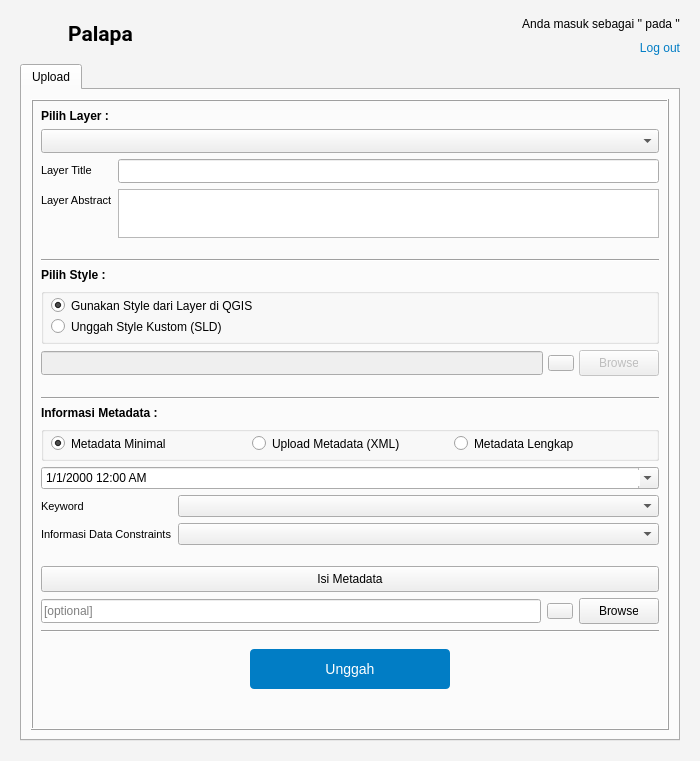
<?xml version="1.0" encoding="UTF-8"?>
<ui version="4.0">
 <class>StylePalapaDialogBase</class>
 <widget class="QDialog" name="StylePalapaDialogBase">
  <property name="enabled">
   <bool>true</bool>
  </property>
  <property name="geometry">
   <rect>
    <x>0</x>
    <y>0</y>
    <width>700</width>
    <height>761</height>
   </rect>
  </property>
  <property name="minimumSize">
   <size>
    <width>700</width>
    <height>660</height>
   </size>
  </property>
  <property name="windowTitle">
   <string>Palapa</string>
  </property>
  <property name="styleSheet">
   <string notr="true">#StylePalapaDialogBase {
 background: rgb(244, 244, 244);
}</string>
  </property>
  <layout class="QVBoxLayout" name="verticalLayout_3">
   <property name="leftMargin">
    <number>20</number>
   </property>
   <property name="topMargin">
    <number>10</number>
   </property>
   <property name="rightMargin">
    <number>20</number>
   </property>
   <property name="bottomMargin">
    <number>20</number>
   </property>
   <item>
    <widget class="QFrame" name="frame">
     <property name="maximumSize">
      <size>
       <width>16777215</width>
       <height>50</height>
      </size>
     </property>
     <property name="frameShape">
      <enum>QFrame::NoFrame</enum>
     </property>
     <property name="frameShadow">
      <enum>QFrame::Raised</enum>
     </property>
     <layout class="QHBoxLayout" name="horizontalLayout">
      <property name="leftMargin">
       <number>0</number>
      </property>
      <property name="topMargin">
       <number>0</number>
      </property>
      <property name="rightMargin">
       <number>0</number>
      </property>
      <property name="bottomMargin">
       <number>0</number>
      </property>
      <item>
       <widget class="QLabel" name="label_2">
        <property name="minimumSize">
         <size>
          <width>42</width>
          <height>48</height>
         </size>
        </property>
        <property name="maximumSize">
         <size>
          <width>42</width>
          <height>48</height>
         </size>
        </property>
        <property name="text">
         <string/>
        </property>
        <property name="pixmap">
         <pixmap>../img/420px-Badan_Informasi_Geospasial_logo.png</pixmap>
        </property>
        <property name="scaledContents">
         <bool>true</bool>
        </property>
        <property name="alignment">
         <set>Qt::AlignRight|Qt::AlignTrailing|Qt::AlignVCenter</set>
        </property>
       </widget>
      </item>
      <item>
       <widget class="QLabel" name="label">
        <property name="font">
         <font>
          <family>Roboto</family>
          <pointsize>16</pointsize>
          <weight>75</weight>
          <bold>true</bold>
         </font>
        </property>
        <property name="text">
         <string>Palapa</string>
        </property>
        <property name="alignment">
         <set>Qt::AlignCenter</set>
        </property>
        <property name="margin">
         <number>10</number>
        </property>
       </widget>
      </item>
      <item>
       <spacer name="horizontalSpacer">
        <property name="orientation">
         <enum>Qt::Horizontal</enum>
        </property>
        <property name="sizeHint" stdset="0">
         <size>
          <width>40</width>
          <height>20</height>
         </size>
        </property>
       </spacer>
      </item>
      <item>
       <layout class="QVBoxLayout" name="verticalLayout">
        <property name="spacing">
         <number>0</number>
        </property>
        <item>
         <widget class="QLabel" name="label_userdesc">
          <property name="text">
           <string>Anda masuk sebagai '' pada ''</string>
          </property>
          <property name="alignment">
           <set>Qt::AlignRight|Qt::AlignTrailing|Qt::AlignVCenter</set>
          </property>
         </widget>
        </item>
        <item>
         <layout class="QHBoxLayout" name="horizontalLayout_2">
          <item>
           <spacer name="horizontalSpacer_2">
            <property name="orientation">
             <enum>Qt::Horizontal</enum>
            </property>
            <property name="sizeHint" stdset="0">
             <size>
              <width>40</width>
              <height>20</height>
             </size>
            </property>
           </spacer>
          </item>
          <item>
           <widget class="QPushButton" name="pushButton_logout">
            <property name="cursor">
             <cursorShape>PointingHandCursor</cursorShape>
            </property>
            <property name="styleSheet">
             <string notr="true">QPushButton{
text-align:right;
width:50px;
background:transparent;
border:0px;
}
QPushButton:disabled {
color:#cccccc;

}
QPushButton:enabled {
color:rgb(1, 125, 197);
}

</string>
            </property>
            <property name="text">
             <string>Log out</string>
            </property>
           </widget>
          </item>
         </layout>
        </item>
       </layout>
      </item>
     </layout>
    </widget>
   </item>
   <item>
    <widget class="QTabWidget" name="_main_tab">
     <property name="enabled">
      <bool>true</bool>
     </property>
     <property name="currentIndex">
      <number>0</number>
     </property>
     <widget class="QWidget" name="upload_tab">
      <attribute name="title">
       <string>Upload</string>
      </attribute>
      <layout class="QVBoxLayout" name="verticalLayout_2">
       <item>
        <widget class="QFrame" name="frame_4">
         <property name="minimumSize">
          <size>
           <width>0</width>
           <height>320</height>
          </size>
         </property>
         <property name="styleSheet">
          <string notr="true">margin:0px</string>
         </property>
         <property name="frameShape">
          <enum>QFrame::Box</enum>
         </property>
         <property name="frameShadow">
          <enum>QFrame::Raised</enum>
         </property>
         <layout class="QVBoxLayout" name="verticalLayout_4">
          <item>
           <widget class="QLabel" name="label_layer">
            <property name="font">
             <font>
              <pointsize>9</pointsize>
              <weight>75</weight>
              <bold>true</bold>
             </font>
            </property>
            <property name="text">
             <string>Pilih Layer :</string>
            </property>
            <property name="margin">
             <number>0</number>
            </property>
           </widget>
          </item>
          <item>
           <widget class="QgsMapLayerComboBox" name="select_layer">
            <property name="sizePolicy">
             <sizepolicy hsizetype="Preferred" vsizetype="Fixed">
              <horstretch>0</horstretch>
              <verstretch>0</verstretch>
             </sizepolicy>
            </property>
            <property name="minimumSize">
             <size>
              <width>0</width>
              <height>24</height>
             </size>
            </property>
            <property name="styleSheet">
             <string notr="true">padding:5px</string>
            </property>
           </widget>
          </item>
          <item>
           <layout class="QFormLayout" name="formLayout_2">
            <property name="bottomMargin">
             <number>15</number>
            </property>
            <item row="0" column="0">
             <widget class="QLabel" name="label_layertitle">
              <property name="font">
               <font>
                <pointsize>8</pointsize>
               </font>
              </property>
              <property name="text">
               <string>Layer Title</string>
              </property>
              <property name="alignment">
               <set>Qt::AlignLeading|Qt::AlignLeft|Qt::AlignVCenter</set>
              </property>
              <property name="margin">
               <number>0</number>
              </property>
             </widget>
            </item>
            <item row="0" column="1">
             <widget class="QLineEdit" name="lineEdit_layertitle">
              <property name="enabled">
               <bool>true</bool>
              </property>
              <property name="minimumSize">
               <size>
                <width>0</width>
                <height>24</height>
               </size>
              </property>
              <property name="styleSheet">
               <string notr="true">padding-left:&quot;5px&quot;</string>
              </property>
              <property name="placeholderText">
               <string/>
              </property>
             </widget>
            </item>
            <item row="1" column="0">
             <widget class="QLabel" name="label_layerabstract">
              <property name="font">
               <font>
                <pointsize>8</pointsize>
               </font>
              </property>
              <property name="text">
               <string>Layer Abstract</string>
              </property>
              <property name="alignment">
               <set>Qt::AlignLeading|Qt::AlignLeft|Qt::AlignVCenter</set>
              </property>
              <property name="margin">
               <number>0</number>
              </property>
             </widget>
            </item>
            <item row="1" column="1">
             <widget class="QTextEdit" name="textEdit_layerabstract">
              <property name="styleSheet">
               <string notr="true">padding-left:&quot;5px&quot;</string>
              </property>
             </widget>
            </item>
           </layout>
          </item>
          <item>
           <widget class="Line" name="line">
            <property name="orientation">
             <enum>Qt::Horizontal</enum>
            </property>
           </widget>
          </item>
          <item>
           <widget class="QLabel" name="label_style">
            <property name="font">
             <font>
              <pointsize>9</pointsize>
              <weight>75</weight>
              <bold>true</bold>
             </font>
            </property>
            <property name="text">
             <string>Pilih Style :</string>
            </property>
           </widget>
          </item>
          <item>
           <widget class="QGroupBox" name="groupBox_style">
            <property name="styleSheet">
             <string notr="true">groupBox_style{
margin:0px}</string>
            </property>
            <property name="title">
             <string/>
            </property>
            <layout class="QVBoxLayout" name="verticalLayout_7">
             <item>
              <widget class="QRadioButton" name="radioButton_StyleQgis">
               <property name="cursor">
                <cursorShape>PointingHandCursor</cursorShape>
               </property>
               <property name="text">
                <string>Gunakan Style dari Layer di QGIS</string>
               </property>
               <property name="checked">
                <bool>true</bool>
               </property>
              </widget>
             </item>
             <item>
              <widget class="QRadioButton" name="radioButton_StyleBrowse">
               <property name="cursor">
                <cursorShape>PointingHandCursor</cursorShape>
               </property>
               <property name="styleSheet">
                <string notr="true">padding:0px</string>
               </property>
               <property name="text">
                <string>Unggah Style Kustom (SLD)</string>
               </property>
              </widget>
             </item>
            </layout>
           </widget>
          </item>
          <item>
           <layout class="QHBoxLayout" name="layout_browseSLD">
            <property name="spacing">
             <number>5</number>
            </property>
            <property name="bottomMargin">
             <number>15</number>
            </property>
            <item>
             <widget class="QLineEdit" name="lineEdit_style">
              <property name="enabled">
               <bool>false</bool>
              </property>
              <property name="minimumSize">
               <size>
                <width>0</width>
                <height>24</height>
               </size>
              </property>
              <property name="placeholderText">
               <string/>
              </property>
             </widget>
            </item>
            <item>
             <widget class="QPushButton" name="pushButton_clearStyle">
              <property name="maximumSize">
               <size>
                <width>26</width>
                <height>16777215</height>
               </size>
              </property>
              <property name="cursor">
               <cursorShape>PointingHandCursor</cursorShape>
              </property>
              <property name="icon">
               <iconset>
                <normaloff>../img/cancel.png</normaloff>../img/cancel.png</iconset>
              </property>
             </widget>
            </item>
            <item>
             <widget class="QPushButton" name="browse_style">
              <property name="enabled">
               <bool>false</bool>
              </property>
              <property name="sizePolicy">
               <sizepolicy hsizetype="Fixed" vsizetype="Fixed">
                <horstretch>0</horstretch>
                <verstretch>0</verstretch>
               </sizepolicy>
              </property>
              <property name="maximumSize">
               <size>
                <width>80</width>
                <height>16777215</height>
               </size>
              </property>
              <property name="cursor">
               <cursorShape>PointingHandCursor</cursorShape>
              </property>
              <property name="styleSheet">
               <string notr="true">padding:5px 20px</string>
              </property>
              <property name="text">
               <string>Browse</string>
              </property>
             </widget>
            </item>
           </layout>
          </item>
          <item>
           <widget class="Line" name="line_3">
            <property name="orientation">
             <enum>Qt::Horizontal</enum>
            </property>
           </widget>
          </item>
          <item>
           <widget class="QLabel" name="label_metadata">
            <property name="font">
             <font>
              <pointsize>9</pointsize>
              <weight>75</weight>
              <bold>true</bold>
             </font>
            </property>
            <property name="text">
             <string>Informasi Metadata :</string>
            </property>
           </widget>
          </item>
          <item>
           <widget class="QGroupBox" name="groupBox_2">
            <property name="title">
             <string/>
            </property>
            <layout class="QHBoxLayout" name="horizontalLayout_7">
             <item>
              <widget class="QRadioButton" name="radioButton_meta_min">
               <property name="cursor">
                <cursorShape>PointingHandCursor</cursorShape>
               </property>
               <property name="text">
                <string>Metadata Minimal</string>
               </property>
               <property name="checked">
                <bool>true</bool>
               </property>
              </widget>
             </item>
             <item>
              <widget class="QRadioButton" name="radioButton_meta_xml">
               <property name="cursor">
                <cursorShape>PointingHandCursor</cursorShape>
               </property>
               <property name="text">
                <string>Upload Metadata (XML)</string>
               </property>
              </widget>
             </item>
             <item>
              <widget class="QRadioButton" name="radioButton_meta_lengkap">
               <property name="cursor">
                <cursorShape>PointingHandCursor</cursorShape>
               </property>
               <property name="text">
                <string>Metadata Lengkap</string>
               </property>
               <property name="checked">
                <bool>false</bool>
               </property>
              </widget>
             </item>
            </layout>
           </widget>
          </item>
          <item>
           <widget class="QgsDateTimeEdit" name="mDateTimeEdit">
            <property name="minimumSize">
             <size>
              <width>0</width>
              <height>22</height>
             </size>
            </property>
            <property name="displayFormat">
             <string>M/d/yyyy h:mm AP</string>
            </property>
            <property name="calendarPopup">
             <bool>true</bool>
            </property>
           </widget>
          </item>
          <item>
           <layout class="QFormLayout" name="formLayout_3">
            <property name="bottomMargin">
             <number>15</number>
            </property>
            <item row="1" column="0">
             <widget class="QLabel" name="label_layertitle_2">
              <property name="font">
               <font>
                <pointsize>8</pointsize>
               </font>
              </property>
              <property name="text">
               <string>Keyword</string>
              </property>
              <property name="alignment">
               <set>Qt::AlignLeading|Qt::AlignLeft|Qt::AlignVCenter</set>
              </property>
              <property name="margin">
               <number>0</number>
              </property>
             </widget>
            </item>
            <item row="1" column="1">
             <widget class="QComboBox" name="comboBox_keyword">
              <property name="minimumSize">
               <size>
                <width>0</width>
                <height>22</height>
               </size>
              </property>
              <property name="styleSheet">
               <string notr="true">padding:5px</string>
              </property>
              <property name="editable">
               <bool>false</bool>
              </property>
              <property name="currentIndex">
               <number>-1</number>
              </property>
             </widget>
            </item>
            <item row="2" column="0">
             <widget class="QLabel" name="label_layerabstract_2">
              <property name="sizePolicy">
               <sizepolicy hsizetype="Preferred" vsizetype="Preferred">
                <horstretch>0</horstretch>
                <verstretch>0</verstretch>
               </sizepolicy>
              </property>
              <property name="font">
               <font>
                <pointsize>8</pointsize>
               </font>
              </property>
              <property name="text">
               <string>Informasi Data Constraints</string>
              </property>
              <property name="alignment">
               <set>Qt::AlignLeading|Qt::AlignLeft|Qt::AlignVCenter</set>
              </property>
              <property name="margin">
               <number>0</number>
              </property>
             </widget>
            </item>
            <item row="2" column="1">
             <widget class="QComboBox" name="comboBox_constraint">
              <property name="minimumSize">
               <size>
                <width>0</width>
                <height>22</height>
               </size>
              </property>
              <property name="styleSheet">
               <string notr="true">padding:5px</string>
              </property>
              <property name="currentIndex">
               <number>-1</number>
              </property>
              <item>
               <property name="text">
                <string>PUBLIC</string>
               </property>
              </item>
              <item>
               <property name="text">
                <string>GOVERNMENT</string>
               </property>
              </item>
              <item>
               <property name="text">
                <string>PRIVATE</string>
               </property>
              </item>
              <item>
               <property name="text">
                <string>IG STRATEGIS</string>
               </property>
              </item>
             </widget>
            </item>
           </layout>
          </item>
          <item>
           <widget class="QPushButton" name="meta_lengkap">
            <property name="enabled">
             <bool>true</bool>
            </property>
            <property name="font">
             <font>
              <weight>50</weight>
              <bold>false</bold>
             </font>
            </property>
            <property name="cursor">
             <cursorShape>PointingHandCursor</cursorShape>
            </property>
            <property name="styleSheet">
             <string notr="true">padding:5px</string>
            </property>
            <property name="text">
             <string>Isi Metadata</string>
            </property>
            <property name="checkable">
             <bool>false</bool>
            </property>
            <property name="autoDefault">
             <bool>true</bool>
            </property>
           </widget>
          </item>
          <item>
           <layout class="QHBoxLayout" name="meta_browser">
            <property name="spacing">
             <number>6</number>
            </property>
            <item>
             <widget class="QLineEdit" name="lineEdit_metadata">
              <property name="enabled">
               <bool>true</bool>
              </property>
              <property name="minimumSize">
               <size>
                <width>0</width>
                <height>24</height>
               </size>
              </property>
              <property name="placeholderText">
               <string>[optional]</string>
              </property>
             </widget>
            </item>
            <item>
             <widget class="QPushButton" name="pushButton_clearMetadata">
              <property name="maximumSize">
               <size>
                <width>26</width>
                <height>16777215</height>
               </size>
              </property>
              <property name="cursor">
               <cursorShape>PointingHandCursor</cursorShape>
              </property>
              <property name="text">
               <string/>
              </property>
              <property name="icon">
               <iconset>
                <normaloff>../img/cancel.png</normaloff>../img/cancel.png</iconset>
              </property>
             </widget>
            </item>
            <item>
             <widget class="QPushButton" name="browse_metadata">
              <property name="sizePolicy">
               <sizepolicy hsizetype="Fixed" vsizetype="Fixed">
                <horstretch>0</horstretch>
                <verstretch>0</verstretch>
               </sizepolicy>
              </property>
              <property name="maximumSize">
               <size>
                <width>80</width>
                <height>16777215</height>
               </size>
              </property>
              <property name="cursor">
               <cursorShape>PointingHandCursor</cursorShape>
              </property>
              <property name="styleSheet">
               <string notr="true">padding:5px 20px</string>
              </property>
              <property name="text">
               <string>Browse</string>
              </property>
             </widget>
            </item>
           </layout>
          </item>
          <item>
           <widget class="Line" name="line_2">
            <property name="orientation">
             <enum>Qt::Horizontal</enum>
            </property>
           </widget>
          </item>
          <item>
           <layout class="QHBoxLayout" name="horizontalLayout_16">
            <property name="topMargin">
             <number>10</number>
            </property>
            <property name="bottomMargin">
             <number>0</number>
            </property>
            <item>
             <widget class="QPushButton" name="upload">
              <property name="sizePolicy">
               <sizepolicy hsizetype="Maximum" vsizetype="Fixed">
                <horstretch>0</horstretch>
                <verstretch>0</verstretch>
               </sizepolicy>
              </property>
              <property name="minimumSize">
               <size>
                <width>200</width>
                <height>40</height>
               </size>
              </property>
              <property name="font">
               <font>
                <pointsize>-1</pointsize>
               </font>
              </property>
              <property name="cursor">
               <cursorShape>PointingHandCursor</cursorShape>
              </property>
              <property name="styleSheet">
               <string notr="true">QPushButton {
border:0px;
border-radius: 4px;
padding: 4px;
font-size: 14px;
height:25px;
width:140px;
}
QPushButton:disabled {
background-color:#cccccc;
color:#969696;
}
QPushButton:enabled {
color:white;
background-color:rgb(1, 125, 197);
}
QPushButton:hover {
background-color:rgb(21, 50, 92);
color:white;
}</string>
              </property>
              <property name="text">
               <string>Unggah</string>
              </property>
             </widget>
            </item>
           </layout>
          </item>
          <item>
           <widget class="QLabel" name="label_statusbase">
            <property name="minimumSize">
             <size>
              <width>0</width>
              <height>25</height>
             </size>
            </property>
            <property name="styleSheet">
             <string notr="true">border-radius: 4px;</string>
            </property>
            <property name="text">
             <string/>
            </property>
            <property name="wordWrap">
             <bool>true</bool>
            </property>
            <property name="margin">
             <number>5</number>
            </property>
            <property name="indent">
             <number>5</number>
            </property>
           </widget>
          </item>
         </layout>
        </widget>
       </item>
      </layout>
     </widget>
    </widget>
   </item>
  </layout>
 </widget>
 <customwidgets>
  <customwidget>
   <class>QgsDateTimeEdit</class>
   <extends>QDateTimeEdit</extends>
   <header>qgsdatetimeedit.h</header>
  </customwidget>
  <customwidget>
   <class>QgsMapLayerComboBox</class>
   <extends>QComboBox</extends>
   <header>qgsmaplayercombobox.h</header>
  </customwidget>
 </customwidgets>
 <resources/>
 <connections/>
</ui>
